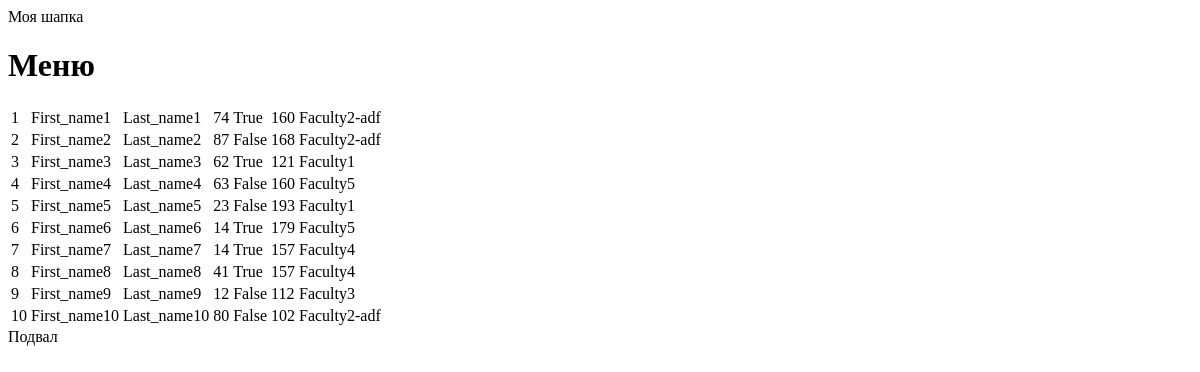
Page /task1/ on the earlier database version.
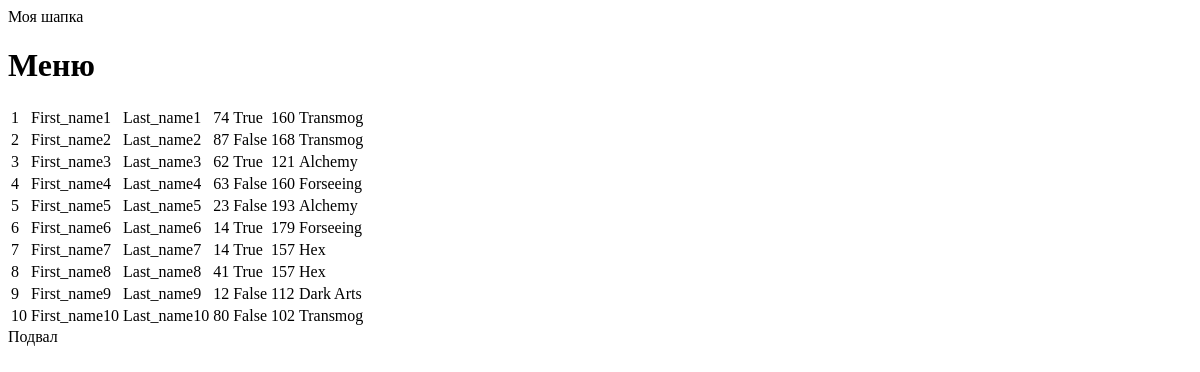
Same page on the later database version.
### lesson-03/models.py (models this page shows, shortened)
class Student(db.Model):
    id = db.Column(db.Integer, primary_key=True)
    first_name = db.Column(db.String(30), nullable=False)
    last_name = db.Column(db.String(30), nullable=False)
    age = db.Column(db.Integer, nullable=False)
    gender = db.Column(db.Boolean, nullable=False)
    group = db.Column(db.Integer, nullable=False)
    faculty_id = db.Column(db.Integer, db.ForeignKey('faculty.id'), nullable=False)

class Faculty(db.Model):
    id = db.Column(db.Integer, primary_key=True)
    name = db.Column(db.String(30), nullable=False)
    students = db.relationship('Student', backref='faculty', lazy=True)

### lesson-03/app.py (the view)
@app.route('/task1/')
def task1():
    students = Student.query.all()
    context = {
        'students': students,
        'title': 'Студентики'
    }
    return render_template('task1.html', **context)

### lesson-03/templates/task1.html (shortened to what this page needs)
{% extends 'base.html' %}
{% block content %}
{% if students %}
<table>
    {% for student in students %}
    <tr>
        <td>{{ student.id }}</td>
        <td>{{ student.first_name }}</td>
        <td>{{ student.last_name }}</td>
        <td>{{ student.age }}</td>
        <td>{{ student.gender }}</td>
        <td>{{ student.group }}</td>
        <td>{{ student.faculty.name }}</td>
    </tr>
    {% endfor %}
</table>
{% else %}
<h1>Студенты отсутствуют</h1>
{% endif %}
{% endblock %}

### lesson-03/templates/base.html (shortened to what this page needs)
<!DOCTYPE html>
<html lang="en">
<head>
</head>
<body>
    {% block header %}
    <header>
        Моя шапка
    </header>
    {% endblock %}
    {% block menu %}
    <div class="menu">
        <h1>Меню</h1>
    </div>
    {% endblock %}
    {% block content %}
    {% endblock %}
    {% block footer %}
    <div class="footer">
        Подвал
    </div>
    {% endblock %}
</body>
</html>

Differences in the rows shown:
changed through a linked row, Student "First_name1": faculty.name "Faculty2-adf" → "Transmog"
changed through a linked row, Student "First_name2": faculty.name "Faculty2-adf" → "Transmog"
changed through a linked row, Student "First_name3": faculty.name "Faculty1" → "Alchemy"
changed through a linked row, Student "First_name4": faculty.name "Faculty5" → "Forseeing"
changed through a linked row, Student "First_name5": faculty.name "Faculty1" → "Alchemy"
changed through a linked row, Student "First_name6": faculty.name "Faculty5" → "Forseeing"
changed through a linked row, Student "First_name7": faculty.name "Faculty4" → "Hex"
changed through a linked row, Student "First_name8": faculty.name "Faculty4" → "Hex"
changed through a linked row, Student "First_name9": faculty.name "Faculty3" → "Dark Arts"
changed through a linked row, Student "First_name10": faculty.name "Faculty2-adf" → "Transmog"
